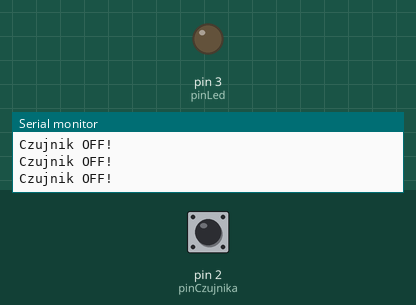
This sketch was run on a simulated Arduino Nano, built with avr-gcc and run on an emulated ATmega328P. Shown: output pins drawn as LEDs (lit = HIGH), the last lines printed to the serial monitor. Dashed ring = blinking. The inputs (shaded band) are chosen by the test bench; at power-on: pin 2 (pinCzujnika) HIGH.

Above: at 1.2 s.
1.3 s: pin 2 (pinCzujnika) pulled LOW for 0.15 s
At 1.39 s:
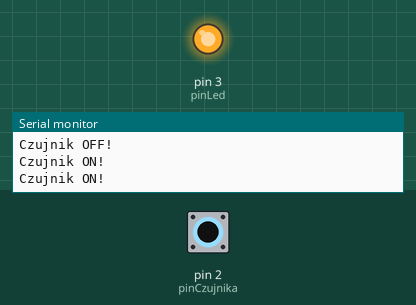
2.9 s: pin 2 (pinCzujnika) pulled LOW for 1 s
At 4.3 s:
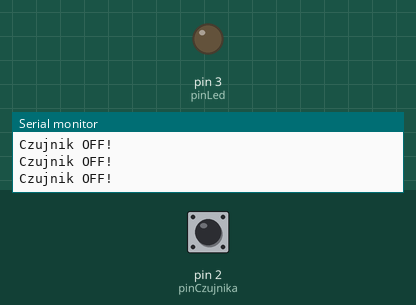
6.9 s: pin 2 (pinCzujnika) pulsed LOW 2 times (0.12 s each, 0.3 s apart)
At 6.97 s:
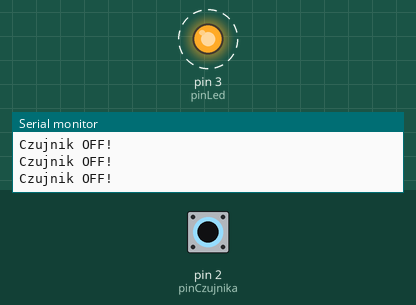
Timing chart, 0 to 9.9 s (numbered marks = the images above; inputs shaded):
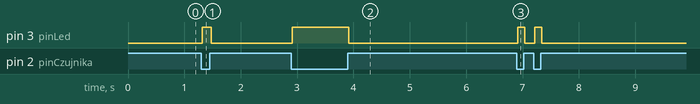

Measured:
- after the input at 1.3 s, pin 3 (pinLed): LOW → HIGH at once, → LOW 0.16 s later
- after the input at 2.9 s, pin 3 (pinLed): LOW → HIGH at once, → LOW 1.0 s later
- after the input at 6.9 s, pin 3 (pinLed): alternates HIGH for 0.12 s and LOW for 0.17 s, 4 changes in all, then stays LOW, starting at once

The sketch:

switch_limit_sensor.ino
```cpp
// Author: Jakub Ploskonka
// Date: 06 2025
// Handling of limit switch with straight lever - WK315


// Tests witch Arduino NANO
// pins used: D2 D3
const int pinCzujnika = 2;
const int pinLed = 3;
volatile bool stanCzujnika = false;

void setup() {
  pinMode(pinCzujnika, INPUT_PULLUP);  // aktywacja wewnętrznego rezystora pull-up
  pinMode(pinLed, OUTPUT);
  attachInterrupt(digitalPinToInterrupt(pinCzujnika), czujnikZmiana, CHANGE);

  Serial.begin(9600);
}

void loop() {

    if (stanCzujnika) {
      Serial.println("Czujnik ON!");
      digitalWrite(pinLed, HIGH);
    } else {
      Serial.println("Czujnik OFF!");
      digitalWrite(pinLed, LOW);
    }
}

void czujnikZmiana() {
  stanCzujnika = digitalRead(pinCzujnika) == LOW;
}
```
